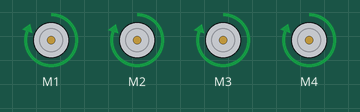
Recording of a sketch running on a simulated Arduino Mega 2560, built with avr-gcc and run on an emulated ATmega2560. On the bench: 4 × DC motor (green arrow = forward, orange = backward, longer = faster).

Above: at 0.1 s.
At 1.1 s:
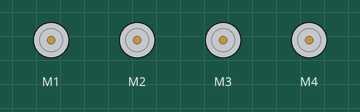
Timing chart, 0 to 2.6 s (numbered marks = the images above):
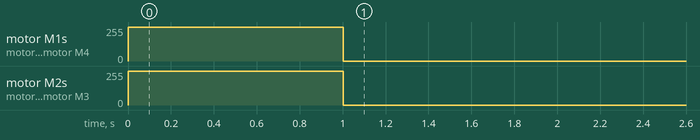

The sketch:

haroon_mecanum_tests.ino
```cpp
#include <AFMotor.h>

AF_DCMotor motor1 (1); //Front left wheel
AF_DCMotor motor2 (2); //Front right wheel
AF_DCMotor motor3 (3); //Back left wheel
AF_DCMotor motor4 (4); //Back right wheel

// timer variables
unsigned long startTime = 0;
unsigned long moveTimer = 0;
int function_num = 0;

float pi = 3.1415926;
float timeFor90 = 6700/4;   // time it takes to rotate 90 degrees/ pi/2 rads
float timeFor2pi = 6700-1800;
float velX = 0.190;
float velY = 0.183;


void moveInCircle(float totalTime) {
  moveTimer = millis();       //start timer

  float elapsedTime = 0;      // time since movement started
  float angle = 0;            // initial angle
  float deltaAngle = (2*pi)/totalTime; //deltaAngle is change in angle per millisecond

  while (elapsedTime <= totalTime) {
    elapsedTime = (millis() - moveTimer); // elapsed time is number of milliseconds since movement started
    angle = elapsedTime*deltaAngle;  // set angle to percentage of 2pi based on elapsed time
    move(angle, 1, 0);    // move at angle
  }

  move(0, 0, 0);      // end movement
}

void moveAndRotate(float theta, float speed, float rotDiv) {

  float trajectory = theta;

  float deltaAngle = 2*pi/rotDiv;
  float deltaTime = timeForAngle(deltaAngle);


  while ((trajectory - 2*pi) <= theta) {
    moveWithTime(trajectory, 1, 0, speed);      // move forward
    moveWithTime(0, 0, 1, deltaTime);               // rotate

    trajectory += deltaAngle;
  }

  move(0, 0, 0);

}

float timeForAngle(float theta) {
  return theta * timeFor2pi/(2*pi);
}

void moveWithTrajectory2(float theta, float power, float angle, float totalTime) {
  moveTimer = millis();

  float ang_vel = (pi/2)/timeFor90;

  while ((millis() - moveTimer) <= totalTime) {
    moveWithTime(theta, 1, 0, (angle*2*timeFor90/pi));
    moveWithTime(0, 0, 1, (angle*2*timeFor90/pi)); //rotate certain angle
    theta -= angle;
  }

  move(0, 0, 0);
}

void demonstration(float interval) {
  moveWithTime(pi/2, 1, 0, interval);
  moveWithTime(0, 1, 0, interval);
  moveWithTime(-pi/2, 1, 0, interval);
  moveWithTime(pi, 1, 0, interval);
  moveWithTime(0, 0, 1, timeFor90);
  moveWithTime(0, 0, -1, timeFor90*2);
  moveWithTime(pi/4, 1, 0, interval);
  moveWithTime(3*pi/4, 1, 0, interval);
  moveWithTime(5*pi/4, 1, 0, interval);
  moveWithTime(7*pi/4, 1, 0, interval);
  moveInCircle(10000);
}

void move(float theta, float power, float turn) {
  // define variables for calculations
  float pi = 3.1415926;
  float sinV = sin(theta - pi/4);
  float cosV = cos(theta - pi/4);
  float maxval = max(abs(sinV),abs(cosV));

  // calculate motor power levels
  float leftFront   = power * cosV/maxval + turn;
  float rightFront  = power * sinV/maxval - turn;
  float leftRear    = power * sinV/maxval + turn;
  float rightRear   = power * cosV/maxval - turn;

  // normalize motor values if they exceed max power
  if ((power + abs(turn)) > 1) {
    leftFront /= power + turn;
    rightFront /= power + turn;
    leftRear /= power + turn;
    rightRear /= power + turn;
  }

  // multiply final values by 255 to get max speed
  leftFront *= 255;
  rightFront *= 255;
  leftRear *= 255;
  rightRear *= 255;

  // run motors at proper speeds
  motor1.setSpeed(abs(int(leftFront)));
  if (leftFront > 0) {
    motor1.run(FORWARD);
  } else {
    motor1.run(BACKWARD);
    leftFront = -leftFront;
  }

  motor2.setSpeed(abs(int(rightFront)));
  if (rightFront > 0) {
    motor2.run(FORWARD);
  } else {
    motor2.run(BACKWARD);
  }

  motor3.setSpeed(abs(int(leftRear)));
  if (leftRear > 0) {
    motor3.run(FORWARD);
  } else {
    motor3.run(BACKWARD);
  }

  motor4.setSpeed(abs(int(rightRear)));
  if (rightRear > 0) {
    motor4.run(FORWARD);
  } else {
    motor4.run(BACKWARD);
  }

  // print motor speeds
  // Serial.print("  Left Front: ");
  // Serial.print(leftFront);
  // Serial.print("  Right Front: ");
  // Serial.print(rightFront);
  // Serial.print("  Left Rear: ");
  // Serial.print(leftRear);
  // Serial.print("  Right Rear: ");
  // Serial.print(rightRear);

}

void moveWithTime(float theta, float power, float turn, float mS) {
  // function to move with a certain theta, power, and turn for a specific amount of time

  // start timer
  moveTimer = millis();   // set moveTimer variable to current time

  while ((millis() - moveTimer) <= mS) {  // while we haven't reached mS time
    move(theta, power, turn);  // move
  }

  // when timer has finished, stop moving
  move(0, 0, 0);

  // if ((millis() - moveTimer) > mS) {       // when timer has finished
  //   move(0, 0, 0);      // stop moving
  // }

}

void rotateWithTrajectory(float theta, float power, float turn, float mS) {
  // start timer
  startTime = millis();
  moveTimer = millis();

  float trajectory = theta;
  float delta_ang_vel = 0;

  while ((millis() - moveTimer) <= mS) {  // while we haven't reached mS time
    move(trajectory, power, turn);  // move
    delta_ang_vel = (((millis() - startTime) / 1000) * (pi/2)/timeFor90) * turn; // calculate ang velocity in opposite direction to cancel out rotation
    Serial.println(trajectory);
    trajectory += delta_ang_vel; // change trajectory
  }

  // when timer has finished, stop moving
  move(0, 0, 0);
}

float timeFromX(float meters) {
  return meters/velX;
}

float timeFromY(float meters) {
  return meters/velY * 1000;
}

void moveXY(float X, float Y) {

  float theta = atan(Y/X); // calculate angle
  float timeX = timeFromX(X);
  float timeY = timeFromY(Y);
  float time = sqrt(sq(timeY)+sq(timeX)); // calculate total time

  moveWithTime(theta, 1, 0, time);
}

void setup() {
  // initialize serial port
  // Serial.begin(9600);

  // turn for time it takes to turn 90 degrees
  // moveWithTime(0, 0, 1, timeFor90);

  // test with hardcoded rotate with trajectory function
  // moveWithTime(4*pi/8, 1, 0, timeFor90/4);
  // moveWithTime(0, 0, 1, timeFor90/4);
  // moveWithTime(5*pi/8, 1, 0, timeFor90/4);
  // moveWithTime(0, 0, 1, timeFor90/4);
  // moveWithTime(6*pi/8, 1, 0, timeFor90/4);
  // moveWithTime(0, 0, 1, timeFor90/4);
  // moveWithTime(7*pi/8, 1, 0, timeFor90/4);
  // moveWithTime(0, 0, 1, timeFor90/4);
  // moveWithTime(8*pi/8, 1, 0, timeFor90/4);

  // moveWithTime(pi/2, 1, 1, timeFor90);

  // ang vel is (pi/2) * (milliseconds to turn 90 degrees)

  // rotateWithTrajectory(pi/2, 1, 1, 10000);
  // moveWithTime(0, 1, 1, timeFor90/2); // rotates to 45 degrees
  // moveWithTime(3*pi/4, 1, );
  // moveWithTrajectory2(pi/2, 1, pi/4, 5000);

  ////////// TEST 1 -- MOVE IN CIRCLE
  // moveInCircle(10000);

  ////////// TEST 2 -- MOVE WHILE ROTATING
  // moveAndRotate(pi/2, 250, 64);

  ////////// TEST 3 -- FIND VELOCITIES
  // moveWithTime(pi/2, 1, 0, timeFromY(0.5));

  ////////// TEST 4 -- MOVE XY
  // moveXY(0.5, 0.5);

  ////////// TEST 5 -- DEMONSTRATION
  // demonstration(1000);
  // moveInCircle(10000);
  moveWithTime(pi/2, 1, 0, 1000);

  // pinMode(41, OUTPUT);
}

void loop() {
  digitalWrite(41, HIGH);
}
```

Measured:
- by itself, motor M1, motor M4: stopped → forward 255/255 at 0.00 s, → stopped 1.0 s later
- by itself, motor M2, motor M3: stopped → forward 254/255 at 0.00 s, → stopped 1.0 s later
